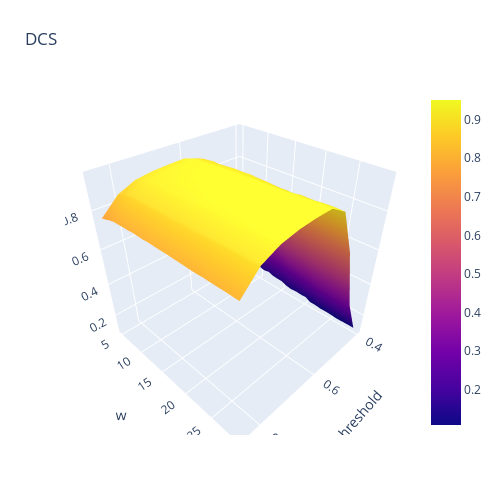

The notebook cell this image was saved under:
### Code cell
fig = go.Figure(data=[go.Surface(z=nu, x=ts, y=ws)])
fig.update_layout(title='DCS', autosize=False,
                  width=500, height=500,
                  margin=dict(l=65, r=50, b=65, t=90), scene = dict(
                    yaxis_title='w',
                    xaxis_title='threshold',
                    zaxis_title='f1'))

### Figure 1 — Plotly figure (JSON) as saved in the notebook; plotly's stock layout.template omitted (floating-point values rounded to 4 significant figures; data arrays with more than 128 entries replaced by an {"elided": "..."} marker saying what was removed)
{"data": [{"type": "surface", "x": [0.4, 0.45, 0.5, 0.55, 0.6, 0.65, 0.7, 0.75, 0.8, 0.85], "y": [5, 6, 7, 8, 9, 10, 11, 12, 13, 14, 15, 16, 17, 18, 19, 20, 21, 22, 23, 24, 25, 26, 27, 28, 29], "z": {"elided": "25x10 float values"}}], "layout": {"autosize": false, "height": 500, "margin": {"b": 65, "l": 65, "r": 50, "t": 90}, "scene": {"xaxis": {"title": {"text": "threshold"}}, "yaxis": {"title": {"text": "w"}}, "zaxis": {"title": {"text": "f1"}}}, "title": {"text": "DCS"}, "width": 500}}
